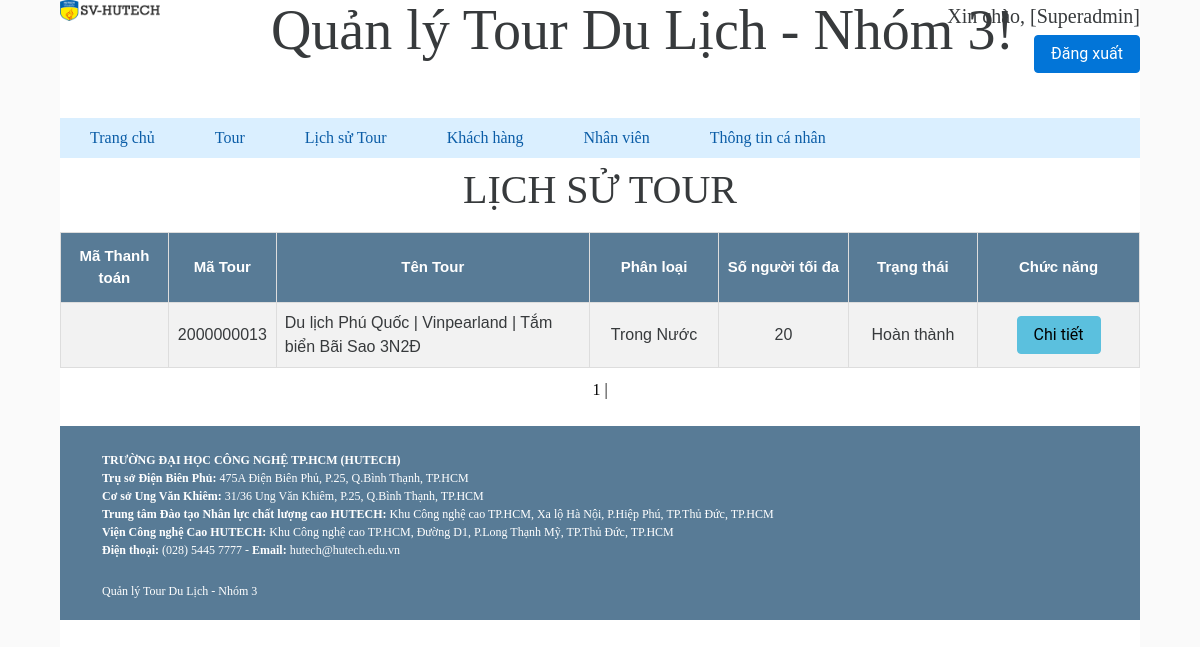
Page /quantri/admin.php?quanly=history_qltourdl (signed in) on the committed database.
### tables this page shows
CREATE TABLE `tour_details` (
  `ID` int(10) NOT NULL AUTO_INCREMENT,
  `START` date NOT NULL,
  `END` date NOT NULL,
  `HOTEL_NAME` varchar(100) DEFAULT 'ĐANG CẬP NHẬT',
  `VEHICLE` varchar(30) NOT NULL,
  `CHILD_PRICE` float NOT NULL,
  `ADULT_PRICE` float NOT NULL,
  `TOUR_PROGRAM` text DEFAULT NULL,
  PRIMARY KEY (`ID`),
  CONSTRAINT `tour_details_ibfk_1` FOREIGN KEY (`ID`) REFERENCES `tours` (`ID`)
);

CREATE TABLE `tours` (
  `ID` int(10) NOT NULL AUTO_INCREMENT,
  `NAME` varchar(255) NOT NULL,
  `KIND_TOUR` varchar(50) NOT NULL,
  `MAX_PEOPLE` tinyint(4) NOT NULL,
  `IMAGE` varchar(255) DEFAULT NULL,
  PRIMARY KEY (`ID`)
);

### quantri/pagination_history_tour.php (called while the page is built, shortened)
 <?php
    $conn = mysqli_connect('localhost', 'root', '', 'ql_tourdulich');
    mysqli_set_charset($conn, 'UTF8');
    $whereCus = '';
    $result = mysqli_query($conn, "select count(ID) as total from tour_log WHERE 1" . $whereCus);
    $row = mysqli_fetch_assoc($result);
    $total_records = $row['total'];
    $current_page = isset($_GET['page']) ? $_GET['page'] : 1;
    $limit = 10;
    $total_page = ceil($total_records / $limit);
    $start = ($current_page - 1) * $limit;
    $sql = "
        SELECT tours.*, tour_details.ID as detail_ID, tour_details.END, tour_details.START, tour_details.EXPIRED,
            (SELECT SUM(TOTAL_PEOPLE) FROM tour_log WHERE TOUR_ID = tours.ID) as total_people,
            tour_log.CREATED_AT AS created_book, tour_log.CODE_PAY
        FROM tour_log
            LEFT JOIN tours on tours.ID = tour_log.TOUR_ID
            LEFT JOIN tour_details ON tour_details.ID = tours.ID
        WHERE 1 " . $whereCus . "
        ORDER BY tour_log.ID DESC
        LIMIT $start, $limit";
    $tours = mysqli_query($conn, $sql);
?>

### quantri/history_qltourdl.php (the view, shortened to what this page needs)
<!DOCTYPE html>
<html>
<head>
	<link rel="stylesheet" type="text/css" href="style2.css">
</head>
<body>
	<div class="titleOfTable">
		<h1 align="center">LỊCH SỬ TOUR</h1>
	</div>
	<table class="list-data" align="center" border="1 solid" cellpadding="5">
		<colgroup>
			<col width="10%" />
			<col width="10%" />
			<col  />
			<col width="12%" />
			<col width="12%" />
			<col width="12%" />
			<col width="15%" />
		</colgroup>
		<tr bgcolor="lightblue" style="font-size: 20px">
			<th class="listtour" align="left">
				Mã Thanh toán
			</th>
			<th class="listtour" align="left">
				Mã Tour
			</th>
			<th class="listtour" align="left">
				Tên Tour
			</th>
			<th class="listtour" align="left">
				Phân loại
			</th>
			<th class="listtour" align="left">
				Số người tối đa
			</th>
			<th class="listtour" align="left">
				Trạng thái
			</th>
			<th class="listtour" align="left" >
				Chức năng
		</tr>
		<?php
		 	include("pagination_history_tour.php");
			while ($row = mysqli_fetch_assoc($tours)){
		?>
			<tr>
				<td align="center"><?php echo $row['CODE_PAY'] ?></td>
				<td align="center"><?php echo $row['ID'] ?></td>
				<td><?php echo $row['NAME']?></td>
				<td align="center"><?php echo $row['KIND_TOUR']?></td>
				<td align="center"><?php echo $row['MAX_PEOPLE'] ?></td>
				<td align="center">
					<?php
						$status = "Chưa sẵn sàng"; $today = date('Y-m-d'); $date_NULL = '0000-00-00';
						if(@$row['END'] != $date_NULL && @$row['START'] != $date_NULL){
							if ($row['START'] >= $today && $row['END'] >= $today ){
								$status       = 'Đang diễn ra';
								$flagStatus   = 1;
							}
							else if($row['END'] <= $today ){
								$status       = 'Hoàn thành';
							}
						}
						echo $status;
					?>
				</td>
				<td align="center">
					<button type="button" class="btn btn-info" ><a href="?quanly=show_tour_details&idTour=<?php echo $row['ID'] ?>" style="color: black">Chi tiết</a></button>
				</td>
			</tr>
		<?php } ?>
	</table>
	<div id="pagination" align="center" style="color: black">
		<?php
		for ($i = 1; $i <= $total_page; $i++){
			if ($i == $current_page){
				echo '<span>'.$i.'</span> | ';
			}
			else{
				echo '<a style="color:black" href="admin.php?quanly=list_qltourdl&page='.$i.'">'.$i.'</a> | ';
			}
		}
		?>
	</div>
	<br>
</body>
</html>

### quantri/1.css (style rules this page uses)
* { margin: 0; padding: 0; }
*,*:after,*:before { box-sizing:border-box; -moz-box-sizing:border-box; -webkit-box-sizing:border-box; }
.btn a, .btn a:visited { color: #fff; }
body { font-family: 'Verdana', sans-serif; }
a { text-decoration: none; -webkit-transition: all .2s linear; -moz-transition: all .2s linear; -ms-transition: all .2s linear; -o-transition: all .2s linear; transition: all .2s linear; }

### quantri/style.css (style rules this page uses)
body { top: 0px; padding: 0px; width: 90%; margin: 0px auto; font-family: tahoma; font-size: 13; }

### quantri/style2.css (style rules this page uses)
.list-data { font-family: "Trebuchet MS", Arial, Helvetica, sans-serif; border-collapse: collapse; width: 100%; margin-bottom: 10px; }
.list-data td, .list-data th { border: 1px solid #ddd; padding: 8px; }
.list-data tr:nth-child(even) { background-color: #f2f2f2; }
.list-data th { padding-top: 12px; padding-bottom: 12px; background-color: #4CAF50; color: white; }
.list-data th { background-color: #587B96 !important; color: white; font-size: 15px; text-align: center; }
.titleOfTable { position: relative; margin-bottom: 20px; }
* { box-sizing:border-box }

### rows in the picture
tour_details: ID.ID "2000000013", ID.NAME "Du lịch Phú Quốc | Vinpearland | Tắm biển Bãi Sao 3N2Đ", ID.KIND_TOUR "Trong Nước", ID.MAX_PEOPLE "20", END "Hoàn thành"

### other values in the picture
$_SESSION['name'] "Superadmin"
